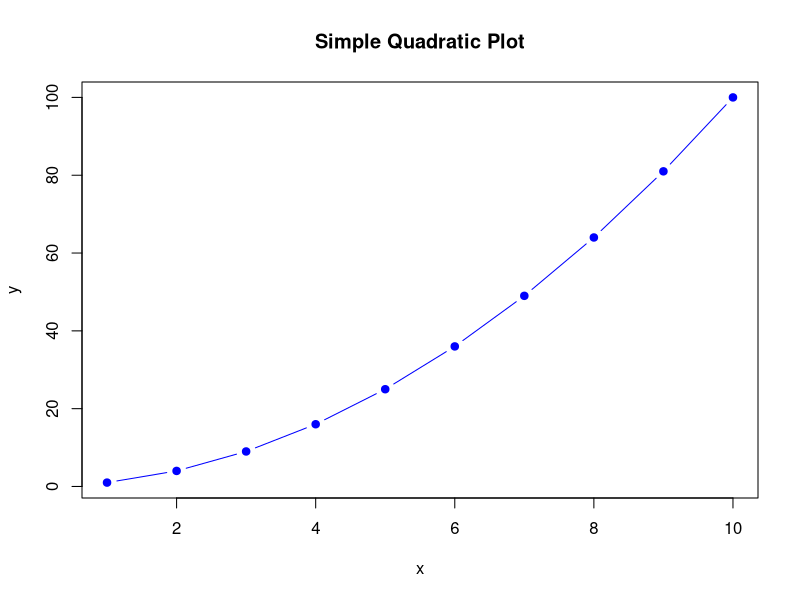

Reproduce this figure in R.
# Simple scatter plot in base R
x <- 1:10
y <- x^2

plot(x, y, type = "b", col = "blue", pch = 19,
     main = "Simple Quadratic Plot",
     xlab = "x", ylab = "y")
